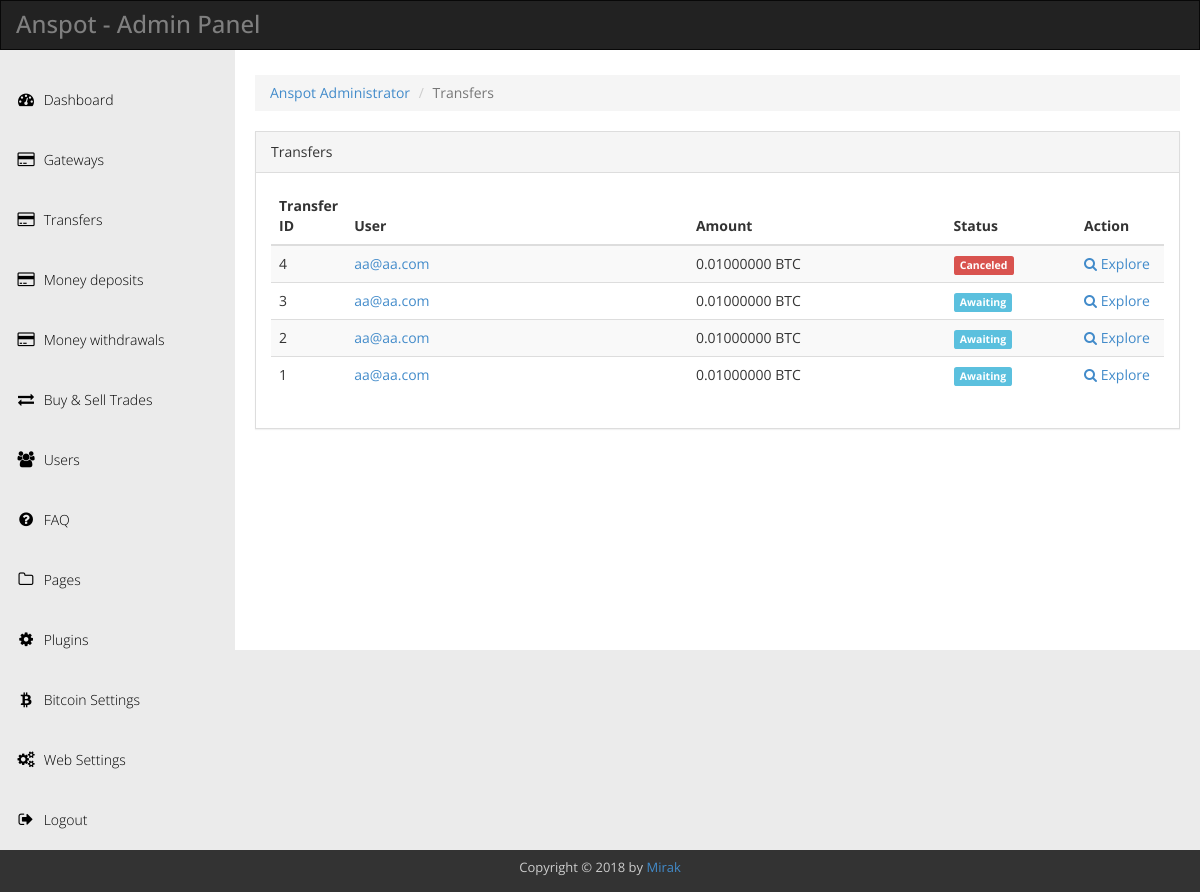
The page /admin/?a=transfers (signed in) on the database its author committed.
### tables this page shows
CREATE TABLE `btc_settings` (
  `id` int(11) NOT NULL AUTO_INCREMENT,
  `title` varchar(255) DEFAULT NULL,
  `description` varchar(255) DEFAULT NULL,
  `keywords` varchar(255) DEFAULT NULL,
  `name` varchar(255) DEFAULT NULL,
  `infoemail` varchar(255) DEFAULT NULL,
  `supportemail` varchar(255) DEFAULT NULL,
  `url` varchar(255) DEFAULT NULL,
  `withdrawal_comission` varchar(255) DEFAULT NULL,
  `max_addresses_per_account` int(11) DEFAULT NULL,
  `profits` varchar(255) DEFAULT NULL,
  `document_verification` int(11) DEFAULT NULL,
  `email_verification` int(11) DEFAULT NULL,
  `phone_verification` int(11) DEFAULT NULL,
  `recaptcha_verification` int(11) DEFAULT NULL,
  `recaptcha_publickey` varchar(255) DEFAULT NULL,
  `recaptcha_privatekey` varchar(255) DEFAULT NULL,
  `nexmo_api_key` varchar(255) DEFAULT NULL,
  `nexmo_api_secret` varchar(255) DEFAULT NULL,
  `autoupdate_bitcoin_price` int(11) DEFAULT NULL,
  `bitcoin_sell_fee` int(11) DEFAULT NULL,
  `bitcoin_buy_fee` int(11) DEFAULT NULL,
  `bitcoin_fixed_price` varchar(255) DEFAULT NULL,
  `plugin_buy_bitcoins` int(11) DEFAULT NULL,
  `plugin_sell_bitcoins` int(11) DEFAULT NULL,
  `plugin_transfer_bitcoins` int(11) DEFAULT NULL,
  `plugin_request_bitcoins` int(11) DEFAULT NULL,
  `process_time_to_buy` int(11) DEFAULT NULL,
  `process_time_to_sell` int(11) DEFAULT NULL,
  `default_language` varchar(255) DEFAULT NULL,
  `default_currency` varchar(255) DEFAULT NULL,
  `fb_link` text,
  `tw_link` text,
  PRIMARY KEY (`id`)
);

CREATE TABLE `btc_transfers` (
  `id` int(11) NOT NULL AUTO_INCREMENT,
  `uid` int(11) DEFAULT NULL,
  `status` tinyint(2) DEFAULT '0',
  `recipient_address` varchar(255) DEFAULT NULL,
  `btc_amount` decimal(14,8) DEFAULT NULL,
  `time` int(11) DEFAULT NULL,
  PRIMARY KEY (`id`)
);

CREATE TABLE `btc_users` (
  `id` int(11) NOT NULL AUTO_INCREMENT,
  `username` varchar(255) DEFAULT NULL,
  `password` varchar(255) DEFAULT NULL,
  `secret_pin` varchar(255) DEFAULT NULL,
  `email` varchar(255) DEFAULT NULL,
  `email_verified` int(11) DEFAULT NULL,
  `email_hash` text,
  `status` varchar(255) DEFAULT NULL,
  `btc_balance` decimal(14,8) unsigned NOT NULL,
  `ip` varchar(255) DEFAULT NULL,
  `time_signup` int(11) DEFAULT NULL,
  `time_signin` int(11) DEFAULT NULL,
  `time_activity` int(11) DEFAULT NULL,
  `document_verified` int(11) DEFAULT NULL,
  `document_1` text,
  `document_2` text,
  `mobile_verified` int(11) DEFAULT NULL,
  `mobile_number` text,
  PRIMARY KEY (`id`)
);

### includes/functions.php (called while the page is built, shortened)
<?php
function protect($string) {
	$protection = htmlspecialchars(trim($string), ENT_QUOTES);
	return $protection;
}
function idinfo($uid,$value) {
	global $db;
	$query = $db->query("SELECT * FROM btc_users WHERE id='$uid'");
	$row = $query->fetch_assoc();
	return $row[$value];
}
function gatewayinfo($id,$value) {
	global $db;
	$query = $db->query("SELECT * FROM btc_gateways WHERE id='$id'");
	$row = $query->fetch_assoc();
	return $row[$value];
}
?>

### admin/sources/admin/transfers.php (the view, shortened to what this page needs)
<?php
$id = protect($_GET['id']);
$b = protect($_GET['b']);
if($b == "explore") {
    $query = $db->query("SELECT * FROM btc_transfers WHERE id='$id'");
    if($query->num_rows==0) { header("Location; ./?a=transfers"); }
    $row = $query->fetch_assoc();
    ?>
    <ol class="breadcrumb">
        <li><a href="./"><?php echo $settings['name']; ?> Administrator</a></li>
        <li><a href="./?a=transfers">Transfers</a></li>
        <li class="active">Explore</li>
    </ol>
    <div class="panel panel-default">
        <div class="panel-heading">
            Explore
        </div>
        <div class="panel-body">
        <?php
            if(isset($_POST['btn_do_transfer_confirm'])) {
                $txfee = $btcwallet->getinfo("paytxfee",$rpc_host,$rpc_port,$rpc_user,$rpc_pass);
                $to_address = $row['recipient_address'];
                $amount = $row['btc_amount'];
                $total = (float)get_user_balance_btc($row['uid']);
                $total = $total - (float)$txfee;
                $total = $total - (float)$settings['withdrawal_comission'];
                $total = number_format($total,8);
                if($total < 0) { $total = '0.0000'; }
                if($amount > $total) {
                    echo error("$lang[error_30] <b>$total</b> BTC.");
                } else {
                    $to[$to_address] = (float)$amount;
                    $to[$fee_address] = (float)$settings['withdrawal_comission'];
                    $doit = $btcwallet->sendmany($sell_address, $to);
                    $new_btc_balance = $total - $amount;
                    $query = "UPDATE btc_users SET btc_balance = '$new_btc_balance' WHERE id = '$row[uid]' LIMIT 1";
                    $update = $db->query($query);
                    $update = $db->query("UPDATE btc_transfers SET status='1' WHERE id='$row[id]'");
                    $query = $db->query("SELECT * FROM btc_transfers WHERE id='$id'");
                    $row = $query->fetch_assoc();
                    echo success("You successfully transfered <b>$row[btc_amount] BTC</b> to address: <b>$row[recipient_address]</b>.");
                }
            }
            if(isset($_POST['btn_do_transfer'])) {
        ?>
                <form action="" method="POST">
                <div class="alert alert-info">
                    <h3><small>Are you sure you want confirm that <b><?php echo $row['btc_amount']; ?> BTC</b> will be transfered to address: <?php echo $row['recipient_address']; ?></b>?</small></h3>
                    <button type="submit" class="btn btn-success" name="btn_do_transfer_confirm"><i class="fa fa-check"></i> Yes</button>
                    <a href="" class="btn btn-danger"><i class="fa fa-times"></i> No</a>
                </div>
                </form>
        <?php
            }
            if(isset($_POST['btn_cancel_transaction'])) {
                $status = protect($_POST['status']);
                $update = $db->query("UPDATE btc_transfers SET status='2' WHERE id='$row[id]'");
                $query = $db->query("SELECT * FROM btc_transfers WHERE id='$id'");
                $row = $query->fetch_assoc();
                echo success("Transfer request was canceled.");
            }
            ?>
            <div class="row">
                <?php if($row['status'] == "0") { ?>
                <div class="col-md-12">
                    <div class="pull-right">
                        <form action="" method="POST">
                            <button type="submit" class="btn btn-success" name="btn_do_transfer"><i class="fa fa-check"></i> Confirm transfer</button>
                            <button type="submit" class="btn btn-danger" name="btn_cancel_transaction"><i class="fa fa-times"></i> Cancel transfer</button>
                        </form>
                    </div>
                </div>
                <?php } ?>
                <div class="col-md-6">
                    <table class="table table-striped">
                        <thead>
                            <tr>
                                <td><h3><small>User info</small></h3></td>
                            </tr>
                        </thead>
                        <tbody>
                            <tr>
                                <td><b>User</b> <span class="pull-right"><a href="./?a=users&b=edit&id=<?php echo $row['uid']; ?>"><?php echo idinfo($row['uid'],"email"); ?></a></span></td>
                            </tr>
                        </tbody>
                    </table>
                </div>
                <div class="col-md-6">
                    <table class="table table-striped">
                        <thead>
                            <tr>
                                <td><h3><small>Trade info</small></h3></td>
                            </tr>
                        </thead>
                        <tbody>
                            <tr>
                                <td><b>Transfer ID:</b> <span class="pull-right"><?php echo $row['id']; ?></span></td>
                            </tr>
                            <tr>
                                <td><b>Trade type:</b> <span class="pull-right">User transfers BTC</span></td>
                            </tr>
                            <tr>
                                <td><b>Amount :</b> <span class="pull-right"><?php echo $row['btc_amount']; ?> BTC</span></td>
                            </tr>
                            <tr>
                                <td><b>Recipient address :</b> <span class="pull-right"><?php echo $row['recipient_address']; ?></span></td>
                            </tr>
                            <tr>
                                <td><b>Status</b> <span class="pull-right">
                                <?php
                                if($row['status'] == "0") {
                                    $status = '<span class="label label-info">Awaiting</span>';
                                } elseif($row['status'] == "1") {
                                    $status = '<span class="label label-success">Transfered</span>';
                                } elseif($row['status'] == "2") {
                                    $status = '<span class="label label-danger">Canceled</span>';
                                } else { $status = '<span class="label label-defualt">Unknown</span>'; }
                                echo $status;
                                ?>
                                </span></td>
                        </tbody>
                    </table>
                </div>
            </div>
        </div>
    </div>
    <?php
} else {
?>
<ol class="breadcrumb">
    <li><a href="./"><?php echo $settings['name']; ?> Administrator</a></li>
    <li class="active">Transfers</li>
</ol>
<div class="panel panel-default">
    <div class="panel-heading">
        Transfers
    </div>
    <div class="panel-body">
        <table class="table table-striped">
            <thead>
                <tr>
                    <th>Transfer ID</th>
                    <th width="40%">User</th>
                    <th width="30%">Amount</th>
                    <th width="15%">Status</th>
                    <th width="10%">Action</th>
                </tr>
            </thead>
            <tbody>
                <?php
                $page = (int) (!isset($_GET["page"]) ? 1 : $_GET["page"]);
                $limit = 20;
                $startpoint = ($page * $limit) - $limit;
                $statement = "btc_transfers";
                $query = $db->query("SELECT * FROM {$statement} ORDER BY id DESC LIMIT {$startpoint} , {$limit}");
                if($query->num_rows>0) {
                    while($row = $query->fetch_assoc()) {
                        if($row['status'] == "0") {
                            $status = '<span class="label label-info">Awaiting</span>';
                        } elseif($row['status'] == "1") {
                            $status = '<span class="label label-success">Processed</span>';
                        } elseif($row['status'] == "2") {
                            $status = '<span class="label label-danger">Canceled</span>';
                        } else { $status = '<span class="label label-defualt">Unknown</span>'; }
                        $currency = gatewayinfo($row['gateway_id'],"currency");
                        ?>
                        <tr>
                            <td><?php echo $row['id']; ?></td>
                            <td><a href="./?a=users&b=edit&id=<?php echo $row['uid']; ?>"><?php echo idinfo($row['uid'],"email"); ?></a></td>
                            <td><?php echo $row['btc_amount']; ?> BTC</td>
                            <td><?php echo $status; ?></td>
                            <td>
                                <a href="./?a=transfers&b=explore&id=<?php echo $row['id']; ?>" title="Explore"><i class="fa fa-search"></i> Explore</a>
                            </td>
                        </tr>
                        <?php
                    }
                } else {
                    echo '<tr><td colspan="6">Still no have trade requests yet.</td></tr>';
                }
                ?>
            </tbody>
        </table>
    </div>
</div>
<?php
}
?>

### admin/sources/admin/header.php (shortened to what this page needs)
<!DOCTYPE html>
<head>
  <link rel="stylesheet" href="assets/css/templatemo_main.css">
</head>
<body>
  <div class="navbar navbar-inverse" role="navigation">
      <div class="navbar-header">
        <div class="logo"><h1><?php echo $settings['name']; ?> - Admin Panel</h1></div>
      </div>
    </div>
    <div class="template-page-wrapper">
      <div class="navbar-collapse collapse templatemo-sidebar">
        <ul class="templatemo-sidebar-menu">
          <li><a href="./"><i class="fa fa-dashboard"></i> Dashboard</a></li>
		  <li><a href="./?a=gateways"><i class="fa fa-credit-card"></i> Gateways</a></li>
		  <li><a href="./?a=transfers"><i class="fa fa-credit-card"></i> Transfers</a></li>
      <li><a href="./?a=money"><i class="fa fa-credit-card"></i> Money deposits</a></li>
      <li><a href="./?a=money_withdrawals"><i class="fa fa-credit-card"></i> Money withdrawals</a></li>
		  <li><a href="./?a=trades"><i class="fa fa-exchange"></i> Buy & Sell Trades</a></li>
		  <li><a href="./?a=users"><i class="fa fa-users"></i> Users</a></li>
		  <li><a href="./?a=faq"><i class="fa fa-question-circle"></i> FAQ</a></li>
		  <li><a href="./?a=pages"><i class="fa fa-folder-o"></i> Pages</a></li>
		  <li><a href="./?a=plugins"><i class="fa fa-cog"></i> Plugins</a></li>
		  <li><a href="./?a=bitcoin_settings"><i class="fa fa-bitcoin"></i> Bitcoin Settings</a></li>
		  <li><a href="./?a=settings"><i class="fa fa-cogs"></i> Web Settings</a></li>
          <li><a href="./?a=logout"><i class="fa fa-sign-out"></i> Logout</a></li>
        </ul>
      </div>
      <div class="templatemo-content-wrapper">
        <div class="templatemo-content">

### rows shown on the page
btc_settings: name "Anspot"
btc_transfers: id "4", uid.email "aa@aa.com", btc_amount "0.01000000", status "Canceled"
btc_transfers: id "3", uid.email "aa@aa.com", btc_amount "0.01000000", status "Awaiting"
btc_transfers: id "2", uid.email "aa@aa.com", btc_amount "0.01000000", status "Awaiting"
btc_transfers: id "1", uid.email "aa@aa.com", btc_amount "0.01000000", status "Awaiting"
